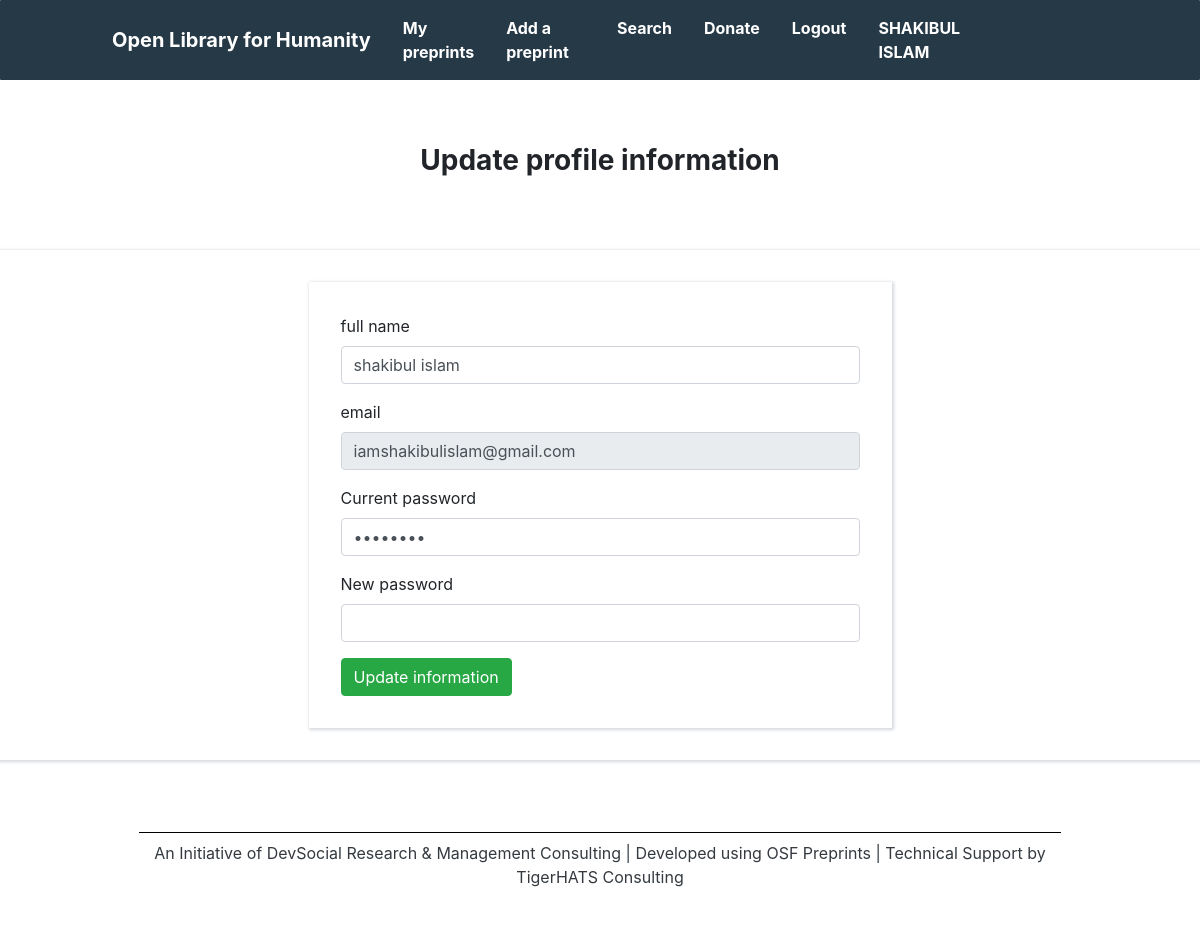
/accounts/update-profile/ (signed in), run on an earlier commit of the app's database.
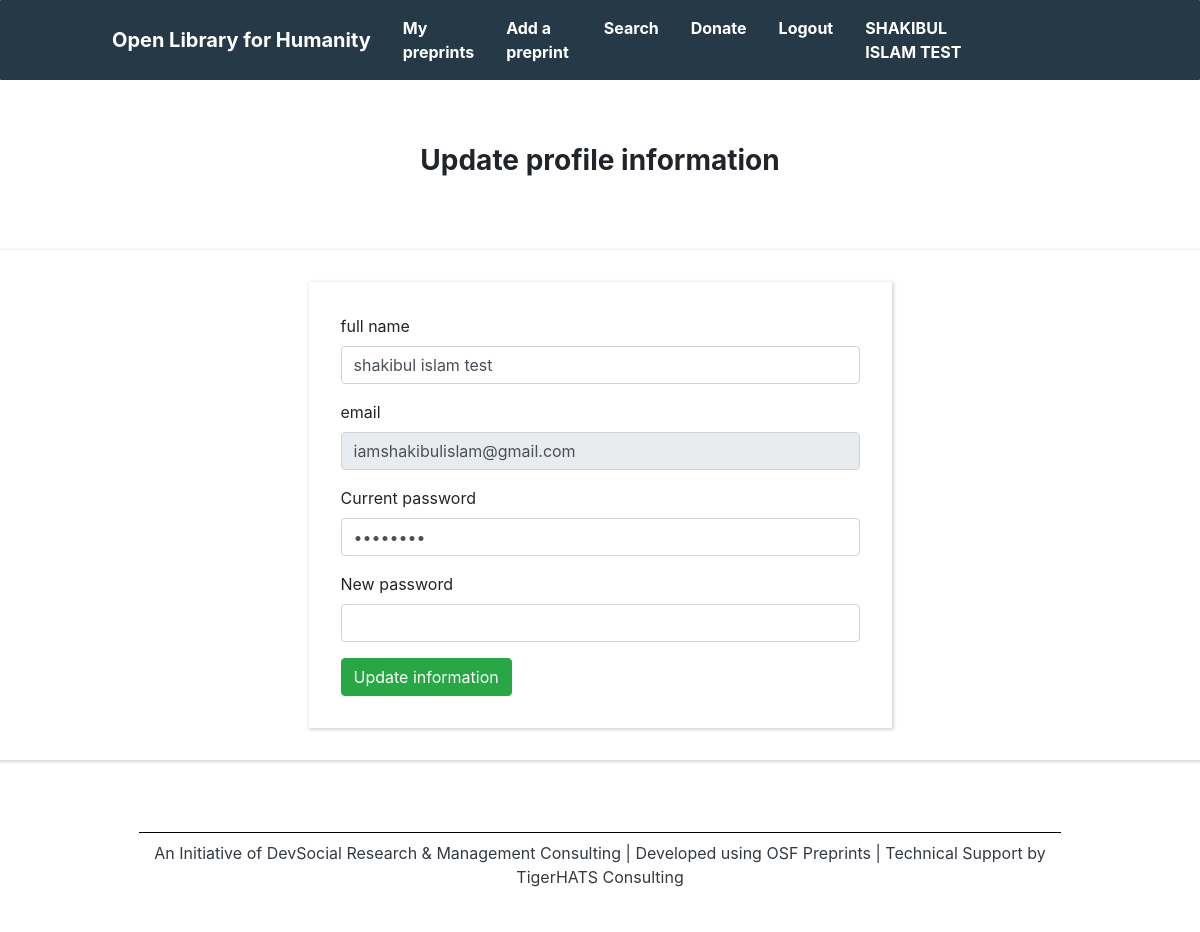
And on a later commit of the database.
### accounts/models.py (models this page shows, shortened)
class User(AbstractBaseUser, PermissionsMixin):
    full_name=models.CharField(_('full_name'),max_length=25,blank=False,null=False)
    email = models.EmailField(_('email'), blank=False,unique=True)
    is_staff = models.BooleanField(
        _('staff status'),
        default=False,
        help_text=_('Designates whether the user can log into this admin site.'),
    )
    is_active = models.BooleanField(
        _('active'),
        default=True,
        help_text=_(
            'Designates whether this user should be treated as active. '
            'Unselect this instead of deleting accounts.'
        ),
    )
    date_joined = models.DateTimeField(_('date joined'), default=timezone.now)
    objects = UserManager()
    USERNAME_FIELD = 'email'
    REQUIRED_FIELDS = ['full_name']
    class Meta:
        verbose_name = _('users')
        verbose_name_plural = _('users')
        swappable = 'AUTH_USER_MODEL'

### accounts/views.py (the view, shortened to what this page needs)
# urls.py: path('update-profile/',views.update_profile,name='update_profile')
def update_profile(request):
	if request.method == 'GET':
		return render(request,'update-profile.html')

### templates/update-profile.html (shortened to what this page needs)
{% extends 'base.html' %}
{% load static %}
{% block content %}
<div class="row justify-content-center" style="margin-bottom:4rem">
	<div class="col-md-6">
		<h3 class="text-center font-weight-bold" style="margin-top:4rem">Update profile information</h3>
</div>
</div>
<div class="row search-result-item justify-content-center">
          <div class="col-md-6 search-result-item">
            <form action="" method="post">
                <div class="form-group">
                <label for="full_name">full name</label>
                <input type="text" name="full_name" id="full_name" class="form-control" value="{{request.user.full_name}}">
                </div>
                <div class="form-group">
                <label for="email">email</label>
                <input type="text" name="email" id="full_name" class="form-control" value="{{request.user.email}}" disabled="true">
                </div>
                <div class="form-group">
                <label for="changepass">Current password</label>
                <input type="password" name="current_pass" class="form-control" value="password">
                </div>
                <div class="form-group">
                <label for="changepass">New password</label>
                <input type="password" name="new_pass" class="form-control">
                </div>
                <button type="submit" class="btn btn-success">Update information</button>
            </form>
          </div>
 </div>
{% endblock content %}

### templates/base.html (shortened to what this page needs)
{% load static %}
<!DOCTYPE html>
<html lang="en">
<head>
	<link rel="stylesheet" href="https://cdn.jsdelivr.net/npm/bootstrap@4.6.0/dist/css/bootstrap.min.css">
	<link rel="stylesheet" type="text/css" href="{% static 'css/style.css' %}">
  <link rel="stylesheet" href="https://cdnjs.cloudflare.com/ajax/libs/font-awesome/4.0.0/css/font-awesome.min.css" />
<link rel="stylesheet" href="https://cdnjs.cloudflare.com/ajax/libs/OwlCarousel2/2.3.4/assets/owl.carousel.min.css">
<link rel="stylesheet" href="https://cdnjs.cloudflare.com/ajax/libs/OwlCarousel2/2.3.4/assets/owl.theme.default.css">
<div class="brands">
</head>
<body>
<nav class="navbar navbar-expand-lg navbar-light  " style="background-color:#263947">
  <a class="navbar-brand text-white font-weight-bold logo" href="{% url 'index' %}">Open Library for Humanity</a>
  <div class="collapse navbar-collapse"  id="navbarNav" >
    <ul class="navbar-nav ml-auto nav-items">
      {% if request.user.is_authenticated %}
      <li class="nav-item active">
        <a class="nav-link text-white font-weight-bold" href="{% url 'my_preprints' %}">My preprints</a>
      </li>
      {% endif %}
      <li class="nav-item active">
        <a class="nav-link text-white font-weight-bold" href="{% url 'add_preprint' %}">Add a preprint</a>
      </li>
      <li class="nav-item active">
        <a class="nav-link text-white font-weight-bold" href="{% url 'preprint_query_page' %}">Search</a>
      </li>
      <li class="nav-item active">
        <a class="nav-link text-white font-weight-bold" href="{% url 'donation' %}">Donate</a>
      </li>
      {% if request.user.is_authenticated %}
      <li class="nav-item active">
        <a class="nav-link text-white font-weight-bold" href="{% url 'logout' %}">Logout</a>
      </li>
      <li class="nav-item active">
        <a class="nav-link text-white font-weight-bold text-uppercase" href="{% url 'update_profile' %}"> {{request.user.full_name}}</a>
      </li>
      {% endif %}
    </ul>
  </div>
</nav>
{% block content %}
{% endblock content %}
<section id="footer" style="margin-top:3rem">
  <div class="row justify-content-center">
    <div class="col-md-9 mt-4" style="border-top:1px solid black">
      <p class="text-center mt-2 text-dark  ">
        <a class="text-dark" href="https://devsocial.org">An Initiative of DevSocial Research & Management Consulting</a>  | Developed using <a class="text-dark" href="https://osf.io/preprints">OSF Preprints</a>  | Technical Support by <a class="text-dark" href="https://tigerhats.com">TigerHATS Consulting</a></p>
    </div>
  </div>
</section>
</body>
</html>

What changed in the data, as far as the page shows it:
changed User "iamshakibulislam@gmail.com": user.full_name "SHAKIBUL ISLAM" → "SHAKIBUL ISLAM TEST"; full_name "shakibul islam" → "shakibul islam test"
